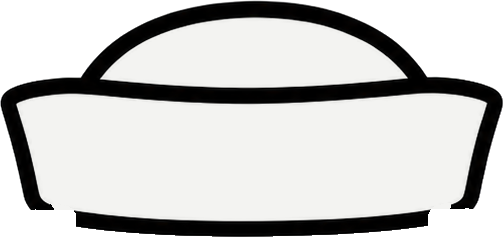
#> input picture frontend/assets/character/headwear/hat103.png, 503 x 237 px; its folder holds only this picture in this run
$ python cut-headwear-4.py
#> lines starting #> are read from the running program, lines starting #| are printed output that depends on the picture; after the words box and inside, x2 and y2 are one past the last pixel; in counts of white or black regions, pixels touching at a corner belong together
"""Wave-4 headwear: lift each hat off the drawn head it is worn on.

Source: 79 sheets in C:\\Users\\user\\Desktop\\headwear, 1448x1086 RGB on white,
each showing the SAME flat line-art head twice wearing one hat. Only the LEFT
copy is used. This art is the first batch drawn in the app body's own style
(compare assets/character/body/body.png) rather than the shaded cartoon look of
waves 1-3.

The cut is REGION-based, not stroke-based, because the hat's outline and the
head's outline touch wherever they cross and so land in one ink component:

  BG   near-white flood from the image border — everything outside the drawing.
  F    the visible face: the enclosed near-white region holding the six face
       feature islands (2 brows, 2 eyes, nose, mouth). It stops at the hat's
       lower edge, so it is exactly as much head as the hat leaves showing.
  sep  ink that lies within R of BOTH F and BG — i.e. the stroke separating
       the face from the outside world. That IS the head outline. A hat's own
       edge always has hat on one side, so it survives even when the hat is
       filled white (an enclosed white fill is not BG).

Erasing `sep` is safe even where it nicks the hat: the app draws its own head
outline along that exact line once the piece is fitted, so the gap is filled.

After the cut the ears and the face features are free-floating islands (they
only ever attached to the head outline) and get swept, along with anything else
small that is not part of the hat mass.

Writes RGBA cut-outs + a measurement json to scripts/out4/.
"""
import glob
import json
import os

import numpy as np
from PIL import Image
from scipy import ndimage

SRC = r"C:\Users\user\Desktop\headwear"
HERE = os.path.dirname(os.path.abspath(__file__))
OUT = os.path.join(HERE, "out4")
HALF = 724                      # the sheet's left copy

WHITE = 236                     # min channel above this = paper
INK = 110                       # luminance below this = a drawn stroke
# The head outline has to be erased by its whole ANTI-ALIASED width, not just
# its ink core: interior pixels are opaque by construction (see `masks`), so a
# leftover grey ramp reads as a full second outline traced round the face.
EDGE = 222
RING_R = 11                     # half the head-outline stroke, generously


def load_left(path):
    return np.asarray(Image.open(path).convert("RGB")).astype(np.int16)[:, :HALF]


def masks(rgb):
    """Background, drawing, and a soft alpha for the drawing's outer edge."""
    lum = rgb.mean(2)
    paper = rgb.min(2) > WHITE
    lab, n = ndimage.label(paper)
    border = set(lab[0, :]) | set(lab[-1, :]) | set(lab[:, 0]) | set(lab[:, -1])
    border.discard(0)
    bg = np.isin(lab, list(border))
    drawing = ~bg
    soft = np.clip((240.0 - lum) / 45.0, 0, 1)
    alpha = np.maximum(soft, ndimage.binary_erosion(drawing, np.ones((3, 3)),
                                                    iterations=2).astype(float))
    return bg, drawing, alpha, lum


def face_islands(ink):
    """The six feature strokes float free inside the face; nothing else in the
    drawing is both this small and fully enclosed by one white region."""
    lab, n = ndimage.label(ink)
    out = []
    for i in range(1, n + 1):
        comp = lab == i
        s = comp.sum()
        if 60 < s < 5000:
            ys, xs = np.where(comp)
            out.append(dict(mask=comp, size=int(s), cx=xs.mean(), cy=ys.mean(),
                            x0=xs.min(), x1=xs.max(), y0=ys.min(), y1=ys.max()))
    return out


def find_face(rgb, bg, drawing, lum):
    """Locate the face's white region and the feature block inside it.

    Seeds come from the feature islands rather than a fixed fraction of the
    canvas: the head drifts ~40px between sheets and a hat can push it further.
    The winning seed is the one whose white region holds the most islands.
    """
    ink = (lum < INK) & drawing
    isl = face_islands(ink)
    if not isl:
        return None, None
    white = drawing & ~ink & ~bg
    white = ndimage.binary_closing(white, np.ones((3, 3)))
    lab, n = ndimage.label(white)
    score = {}
    for it in isl:
        # sample the white just outside the island — its own pixels are ink
        yy, xx = int(it["cy"]), int(it["cx"])
        for dy in (0, 12, -12, 24, -24):
            v = lab[min(max(yy + dy, 0), lab.shape[0] - 1), xx]
            if v:
                score.setdefault(v, []).append(it)
                break
    if not score:
        return None, None
    best = max(score, key=lambda k: (len(score[k]), (lab == k).sum()))
    F = ndimage.binary_fill_holes(lab == best)
    return F, score[best]


# [51 lines left out: functions head_zone, ear_mask, not called in this run]


def cut_head(rgb):
    bg, drawing, alpha, lum = masks(rgb)
    ink = (lum < INK) & drawing
    F, feats = find_face(rgb, bg, drawing, lum)
    if F is None:
        return None
    g = head_geometry(F, feats)
    k = np.ones((3, 3))
    # "Separator" = a drawn pixel that lies on a SHORT path from the face to
    # the outside world. Two independent radii (near F and near BG) were the
    # first cut and left the chin: down at the tip the face tapers away from
    # the outline faster than any single radius covers. The sum of the two
    # distances tracks the stroke instead of the geometry, and a hat's edge
    # scores far higher because the face is nowhere near it.
    # Inside the skull the rule is relaxed a long way, because several sheets
    # draw a hairline or an alice band as a second arc parallel to the outline
    # and the head line then sits a whole band-width away from the face. It
    # cannot be relaxed everywhere: a bucket brim's tip also has background on
    # both sides. The ellipse is the divider — a brim reaches past it, a head
    # line never does. Erasing along the skull edge is safe either way, since
    # the rig draws its own head outline on exactly that line.
    dF = ndimage.distance_transform_edt(~F)
    dB = ndimage.distance_transform_edt(~bg)
    h, w = lum.shape
    yy, xx = np.mgrid[0:h, 0:w]
    inner = ((((xx - g["cx"]) / (g["w"] / 2 * 1.06)) ** 2
              + ((yy - (g["top"] + g["h"] / 2)) / (g["h"] / 2 * 1.06)) ** 2) <= 1.0)
    sep = (lum < EDGE) & drawing & (
        ((dB <= 16) & (dF + dB <= 30))
        | (inner & (dB <= 34) & (dF + dB <= 45)))

    keep = drawing.copy()
    keep &= ~F                       # the face itself
    keep &= ~ndimage.binary_dilation(sep, k, iterations=2)
    keep &= ~ear_mask(ink, g)

    # Sweep what the cut set adrift: ears, feature islands, stroke crumbs.
    # The ears only ever attached to the outline that was just erased, so they
    # are free-floating now and fall out as "adrift inside the head zone".
    zone = head_zone(keep.shape, g)
    lab, n = ndimage.label(keep)
    if n:
        sizes = ndimage.sum(keep, lab, range(1, n + 1))
        inzone = ndimage.sum(keep & zone, lab, range(1, n + 1))
        order = np.argsort(-sizes) + 1
        drop = np.zeros(n + 1, bool)
        for i in order:
            if inzone[i - 1] > 0.85 * sizes[i - 1] and sizes[i - 1] < 0.5 * sizes.max():
                drop[i] = True
        big = max((s for i, s in enumerate(sizes, 1) if not drop[i]), default=1)
        for i, s in enumerate(sizes, 1):
            if s < max(0.05 * big, 300):
                drop[i] = True
        keep = keep & ~drop[lab]

    a = np.zeros(rgb.shape[:2] + (4,), np.uint8)
    a[..., :3] = rgb
    a[..., 3] = (alpha * 255 * keep).astype(np.uint8)
    return a, F, feats, g


# [16 lines left out: function head_geometry, not called in this run]


def main():
    os.makedirs(OUT, exist_ok=True)
    fs = sorted(glob.glob(os.path.join(SRC, "*.png")))
    meta = []
    for i, f in enumerate(fs):
        rgb = load_left(f)
        res = cut_head(rgb)
#> in masks, `paper = rgb.min(2) > WHITE`:
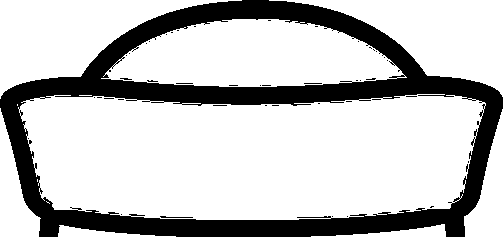
#> paper: shape (237, 503) bool; 76.4% white; 45 black regions (43 under 20 px), largest, box (x1, y1, x2, y2) and area: (0, 0, 503, 237) 27936, (160, 216, 193, 218) 38
#> in masks, `lab, n = ndimage.label(paper)`:
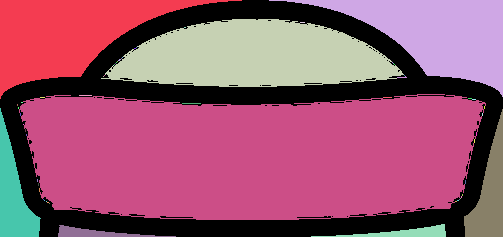
#> lab: shape (237, 503) int32; 61 distinct labels, from 0 to 60; one colour per label, 0 black
#> in masks, `lab, n = ndimage.label(paper)`: n = 60
#> in masks, `border = set(lab[0, :]) | set(lab[-1, :]) | set(lab[:, 0]) | set(lab[:..`: border = 7 items
#> in masks, `bg = np.isin(lab, list(border))`:
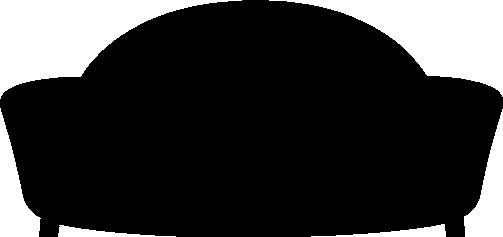
#> bg: shape (237, 503) bool; 21.9% white; 6 white regions, box (x1, y1, x2, y2) and area: (0, 0, 242, 99) 10193, (269, 0, 503, 97) 9652, (0, 108, 41, 237) 2497, (464, 109, 503, 237) 2463, (311, 224, 446, 237) 694, (58, 225, 176, 237) 587
#> in masks, `soft = np.clip((240.0 - lum) / 45.0, 0, 1)`:
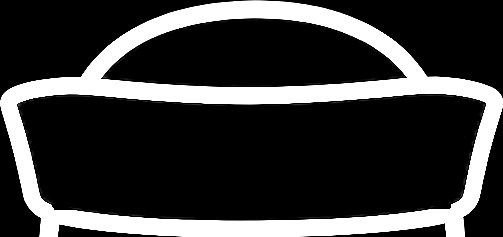
#> soft: shape (237, 503) float64; min 0, max 1, mean 0.224
#> in masks, `alpha = np.maximum(soft, ndimage.binary_erosion(drawing, np.ones((3, 3..`:
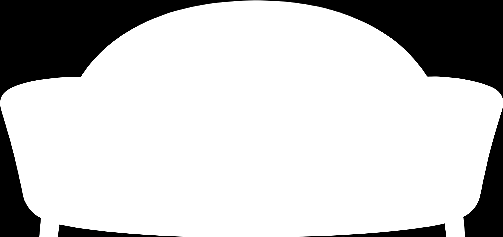
#> alpha: shape (237, 503) float64; min 0, max 1, mean 0.779
#> in cut_head, `ink = (lum < INK) & drawing`:
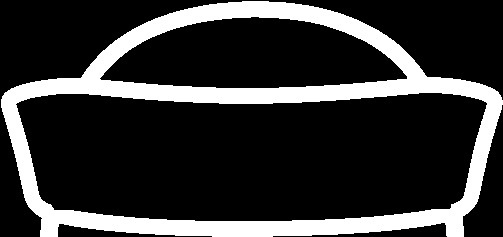
#> ink: shape (237, 503) bool; 20.6% white; 1 white region, box (x1, y1, x2, y2) and area: (1, 1, 503, 237) 24596
#> in face_islands, `lab, n = ndimage.label(ink)`: n = 1
#> the loop in face_islands, `for i in range(1, n + 1):` made 1 pass
#> s on pass 1: 24596
#> after the loop in face_islands, `for i in range(1, n + 1):`: out = []
        if res is None:
            print(f"{i:3d} FAILED (no face) {os.path.basename(f)}")
            meta.append(dict(i=i, src=os.path.basename(f), ok=False))
            continue
        a, F, feats, g = res
        ys, xs = np.where(a[..., 3] > 16)
        if len(ys) == 0:
            print(f"{i:3d} EMPTY {os.path.basename(f)}")
            meta.append(dict(i=i, src=os.path.basename(f), ok=False))
            continue
        box = dict(x0=int(xs.min()), x1=int(xs.max()) + 1,
                   y0=int(ys.min()), y1=int(ys.max()) + 1)
        Image.fromarray(a, "RGBA").save(os.path.join(OUT, f"{i:03d}.png"),
                                        optimize=True)
        # how much colour is in the piece, to flag the line-art-only ones
        m = a[..., 3] > 200
        rgbm = a[..., :3][m].astype(int)
        chroma = rgbm.max(1) - rgbm.min(1)
        pale = rgbm.mean(1) > 150
        colour_frac = float((chroma > 28).mean()) if len(rgbm) else 0.0
        meta.append(dict(i=i, src=os.path.basename(f), ok=True, head=g, box=box,
                         colour=round(colour_frac, 3),
                         pale=round(float(pale.mean()), 3) if len(rgbm) else 0))
        print(f"{i:3d} head w={g['w']:.0f} cx={g['cx']:.0f} top={g['top']:.0f} "
              f"box={box['x1']-box['x0']}x{box['y1']-box['y0']} "
              f"colour={colour_frac:.2f}")
    json.dump(meta, open(os.path.join(HERE, "headwear4.json"), "w"), indent=1)


if __name__ == "__main__":
    main()

$ run again, on frontend/assets/character/headwear/hat10_0.png
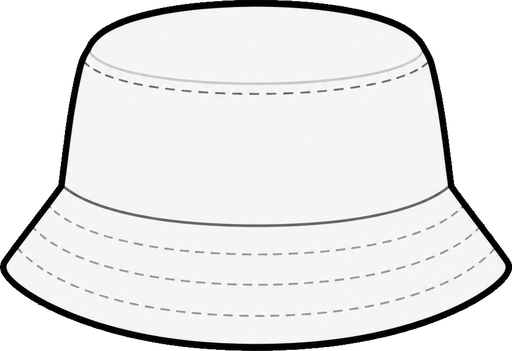
#> input picture frontend/assets/character/headwear/hat10_0.png, 512 x 351 px
#> paper: shape (351, 512) bool; 65.9% white; 114 black regions (3 under 20 px), largest, box (x1, y1, x2, y2) and area: (0, 0, 512, 351) 58281, (198, 90, 209, 94) 32, (215, 91, 226, 95) 32
#> in masks, `lab, n = ndimage.label(paper)`:
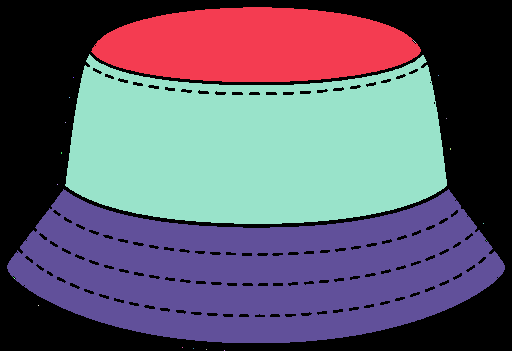
#> lab: shape (351, 512) int32; 24 distinct labels, from 0 to 23; one colour per label, 0 black
#> in masks, `lab, n = ndimage.label(paper)`: n = 23
#> border = 2 items
#> bg: shape (351, 512) bool; 0% white in thin lines or dots, all inside (x1, y1, x2, y2) = (224, 350, 225, 351)
#> ink: shape (351, 512) bool; 30.9% white; 36 white regions (35 under 20 px), largest, box (x1, y1, x2, y2) and area: (0, 0, 512, 351) 55369
#> in face_islands, `lab, n = ndimage.label(ink)`: n = 47
#> the loop in face_islands, `for i in range(1, n + 1):` made 47 passes
#> s on passes 1 to 8: 55363, 1, 1, 4, 1, 2, 2, 2
#> pass 1, in face_islands, `comp = lab == i`:
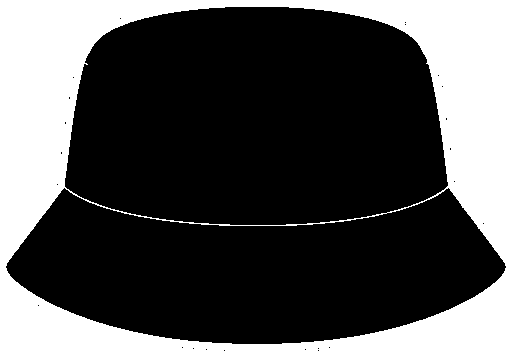
#> comp: shape (351, 512) bool; 30.8% white; 1 white region, box (x1, y1, x2, y2) and area: (0, 0, 512, 351) 55363
#> after the loop in face_islands, `for i in range(1, n + 1):`: out = []
